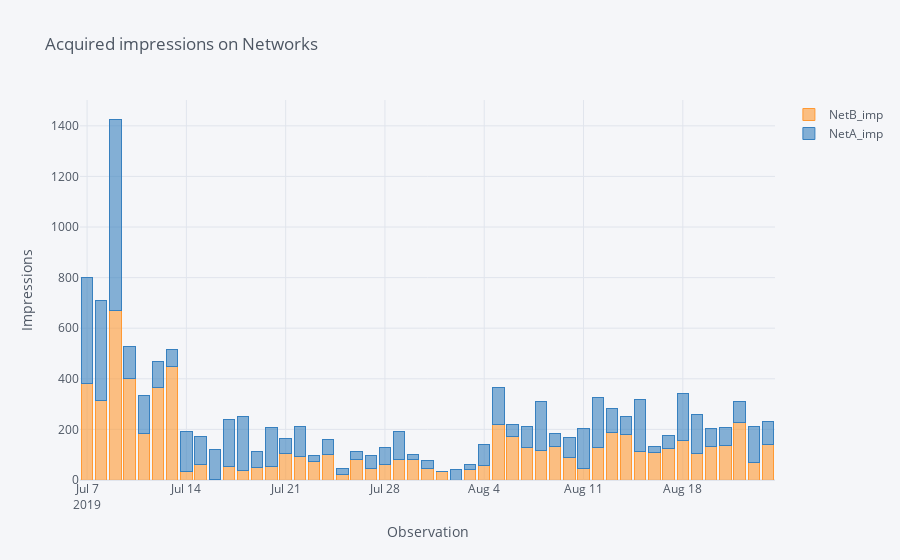

The code cell stored with this chart in its notebook:
### Code cell
df2.set_index('Date')[['NetB_imp','NetA_imp']].iplot(kind='bar',  fill=False,orientation='v'\
                                  , barmode='stack',filename='analysis',xTitle='Observation', yTitle='Impressions',title="Acquired impressions on Networks")

##subplots=True,shared_xaxes=True,shared_yaxes=True,shape=(1,4),

### Figure 1 — Plotly figure (JSON) as saved in the notebook; plotly's stock layout.template omitted (floating-point values rounded to 4 significant figures)
{"data": [{"marker": {"color": "rgba(255, 153, 51, 0.6)", "line": {"color": "rgba(255, 153, 51, 1.0)", "width": 1}}, "name": "NetB_imp", "orientation": "v", "text": "", "type": "bar", "x": ["2019-07-07", "2019-07-08", "2019-07-09", "2019-07-10", "2019-07-11", "2019-07-12", "2019-07-13", "2019-07-14", "2019-07-15", "2019-07-16", "2019-07-17", "2019-07-18", "2019-07-19", "2019-07-20", "2019-07-21", "2019-07-22", "2019-07-23", "2019-07-24", "2019-07-25", "2019-07-26", "2019-07-27", "2019-07-28", "2019-07-29", "2019-07-30", "2019-07-31", "2019-08-01", "2019-08-02", "2019-08-03", "2019-08-04", "2019-08-05", "2019-08-06", "2019-08-07", "2019-08-08", "2019-08-09", "2019-08-10", "2019-08-11", "2019-08-12", "2019-08-13", "2019-08-14", "2019-08-15", "2019-08-16", "2019-08-17", "2019-08-18", "2019-08-19", "2019-08-20", "2019-08-21", "2019-08-22", "2019-08-23", "2019-08-24"], "y": [381, 316, 671, 401, 182, 365, 450, 35, 63, 2, 54, 38, 50, 54, 103, 94, 73, 100, 20, 80, 47, 63, 80, 81, 47, 33, 0, 42, 56, 218, 170, 129, 117, 134, 90, 44, 130, 187, 178, 111, 110, 123, 156, 103, 134, 136, 227, 71, 139]}, {"marker": {"color": "rgba(55, 128, 191, 0.6)", "line": {"color": "rgba(55, 128, 191, 1.0)", "width": 1}}, "name": "NetA_imp", "orientation": "v", "text": "", "type": "bar", "x": ["2019-07-07", "2019-07-08", "2019-07-09", "2019-07-10", "2019-07-11", "2019-07-12", "2019-07-13", "2019-07-14", "2019-07-15", "2019-07-16", "2019-07-17", "2019-07-18", "2019-07-19", "2019-07-20", "2019-07-21", "2019-07-22", "2019-07-23", "2019-07-24", "2019-07-25", "2019-07-26", "2019-07-27", "2019-07-28", "2019-07-29", "2019-07-30", "2019-07-31", "2019-08-01", "2019-08-02", "2019-08-03", "2019-08-04", "2019-08-05", "2019-08-06", "2019-08-07", "2019-08-08", "2019-08-09", "2019-08-10", "2019-08-11", "2019-08-12", "2019-08-13", "2019-08-14", "2019-08-15", "2019-08-16", "2019-08-17", "2019-08-18", "2019-08-19", "2019-08-20", "2019-08-21", "2019-08-22", "2019-08-23", "2019-08-24"], "y": [421, 392, 756, 128, 154, 104, 65, 155, 108, 117, 185, 212, 64, 155, 62, 118, 23, 62, 26, 31, 49, 67, 110, 21, 30, 2, 40, 21, 83, 146, 51, 84, 193, 49, 78, 158, 196, 94, 72, 208, 24, 52, 185, 154, 71, 70, 84, 140, 94]}], "layout": {"barmode": "stack", "legend": {"bgcolor": "#F5F6F9", "font": {"color": "#4D5663"}, "traceorder": "normal"}, "paper_bgcolor": "#F5F6F9", "plot_bgcolor": "#F5F6F9", "title": {"font": {"color": "#4D5663"}, "text": "Acquired impressions on Networks"}, "xaxis": {"gridcolor": "#E1E5ED", "showgrid": true, "tickfont": {"color": "#4D5663"}, "title": {"font": {"color": "#4D5663"}, "text": "Observation"}, "zerolinecolor": "#E1E5ED"}, "yaxis": {"gridcolor": "#E1E5ED", "showgrid": true, "tickfont": {"color": "#4D5663"}, "title": {"font": {"color": "#4D5663"}, "text": "Impressions"}, "zerolinecolor": "#E1E5ED"}}}
